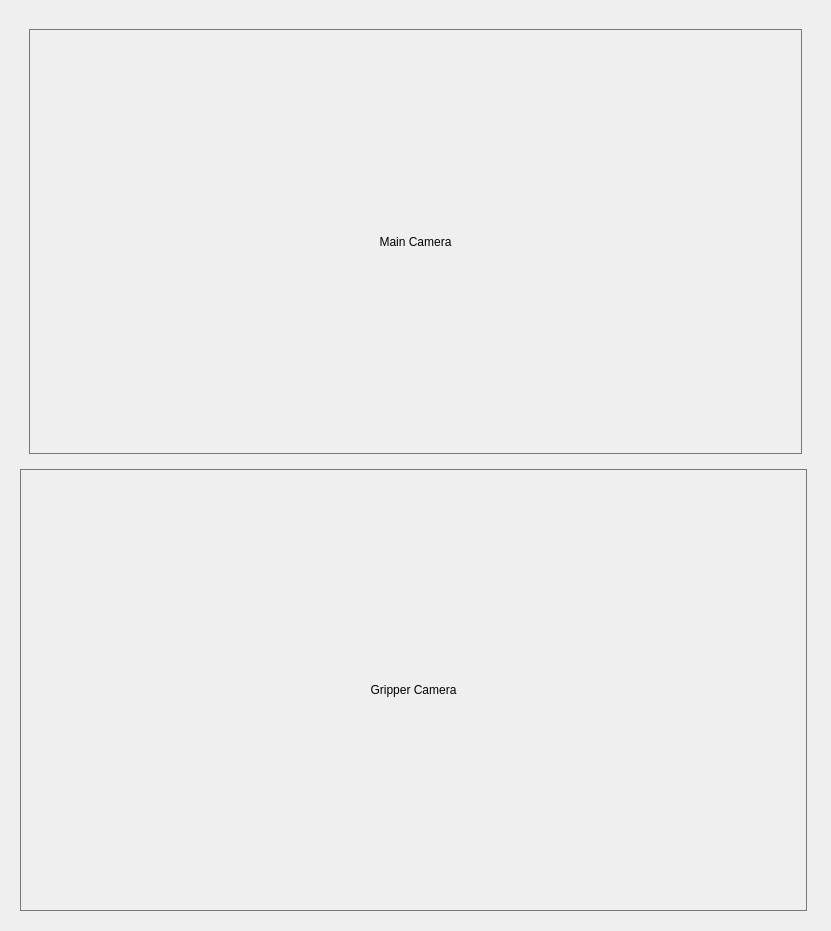
     <widget class="QFrame" name="main_left_frame">
      <property name="geometry">
       <rect>
        <x>80</x>
        <y>0</y>
        <width>831</width>
        <height>931</height>
       </rect>
      </property>
      <property name="maximumSize">
       <size>
        <width>900</width>
        <height>16777215</height>
       </size>
      </property>
      <property name="styleSheet">
       <string notr="true">border: none;</string>
      </property>
      <property name="frameShape">
       <enum>QFrame::StyledPanel</enum>
      </property>
      <property name="frameShadow">
       <enum>QFrame::Raised</enum>
      </property>
      <layout class="QVBoxLayout" name="verticalLayout">
       <item>
        <widget class="QFrame" name="frame_5">
         <property name="enabled">
          <bool>true</bool>
         </property>
         <property name="sizePolicy">
          <sizepolicy hsizetype="Preferred" vsizetype="Minimum">
           <horstretch>0</horstretch>
           <verstretch>0</verstretch>
          </sizepolicy>
         </property>
         <property name="styleSheet">
          <string notr="true"/>
         </property>
         <property name="frameShape">
          <enum>QFrame::StyledPanel</enum>
         </property>
         <property name="frameShadow">
          <enum>QFrame::Raised</enum>
         </property>
         <layout class="QVBoxLayout" name="verticalLayout_3">
          <item>
           <widget class="QFrame" name="frame_1">
            <property name="minimumSize">
             <size>
              <width>491</width>
              <height>0</height>
             </size>
            </property>
            <property name="styleSheet">
             <string notr="true">border: none;</string>
            </property>
            <property name="frameShape">
             <enum>QFrame::StyledPanel</enum>
            </property>
            <property name="frameShadow">
             <enum>QFrame::Raised</enum>
            </property>
            <layout class="QHBoxLayout" name="horizontalLayout_2">
             <item>
              <widget class="QLabel" name="Maincamera">
               <property name="enabled">
                <bool>true</bool>
               </property>
               <property name="minimumSize">
                <size>
                 <width>500</width>
                 <height>408</height>
                </size>
               </property>
               <property name="whatsThis">
                <string/>
               </property>
               <property name="styleSheet">
                <string notr="true">border: 1px solid #76797C;</string>
               </property>
               <property name="text">
                <string>Main Camera</string>
               </property>
               <property name="alignment">
                <set>Qt::AlignCenter</set>
               </property>
              </widget>
             </item>
            </layout>
           </widget>
          </item>
          <item>
           <widget class="QLabel" name="GripperCamera">
            <property name="minimumSize">
             <size>
              <width>500</width>
              <height>0</height>
             </size>
            </property>
            <property name="maximumSize">
             <size>
              <width>787</width>
              <height>16777215</height>
             </size>
            </property>
            <property name="styleSheet">
             <string notr="true">border: 1px solid #76797C;</string>
            </property>
            <property name="text">
             <string>Gripper Camera</string>
            </property>
            <property name="alignment">
             <set>Qt::AlignCenter</set>
            </property>
           </widget>
          </item>
         </layout>
        </widget>
       </item>
      </layout>
     </widget>
